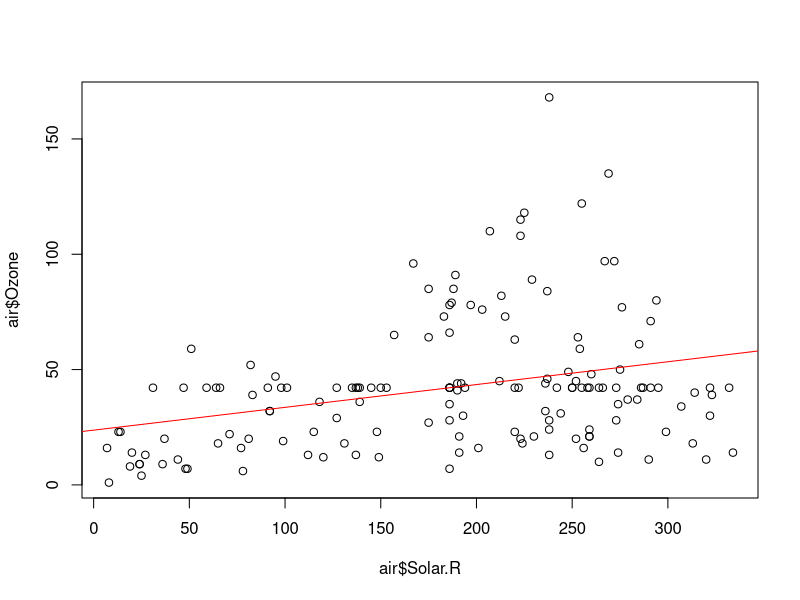
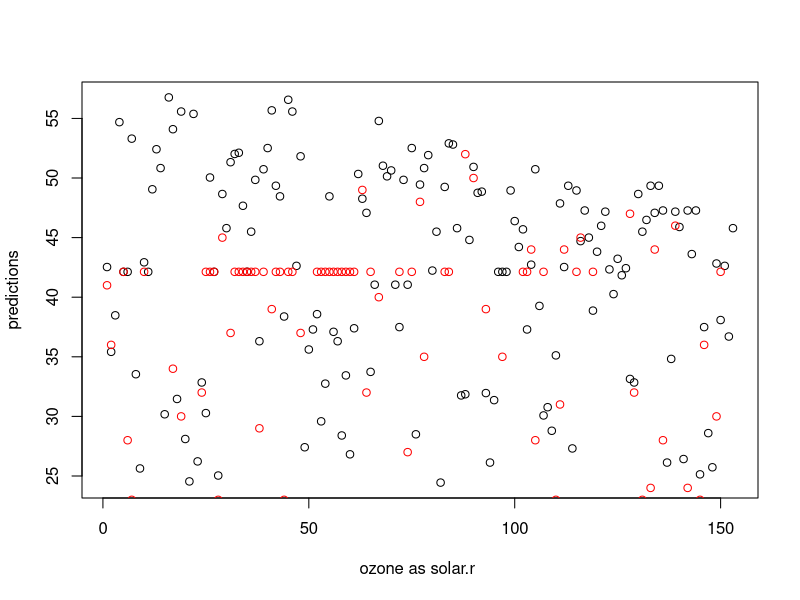
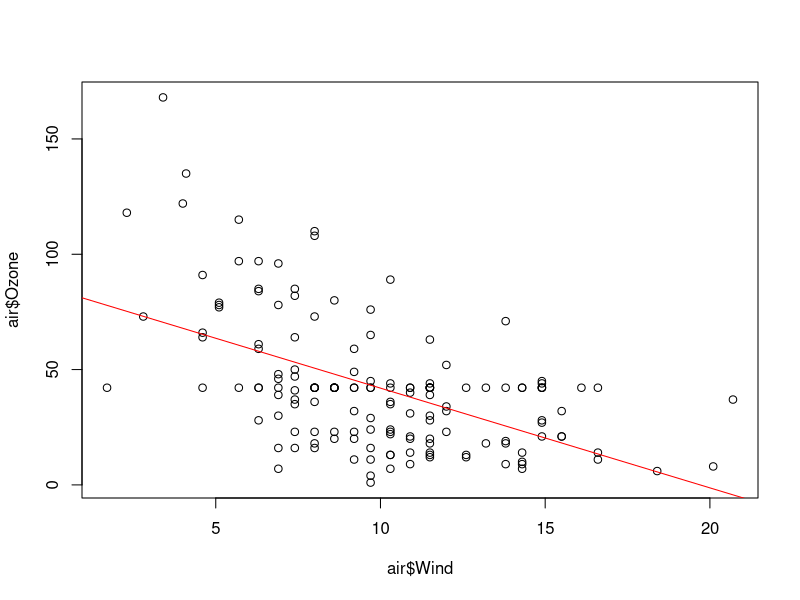
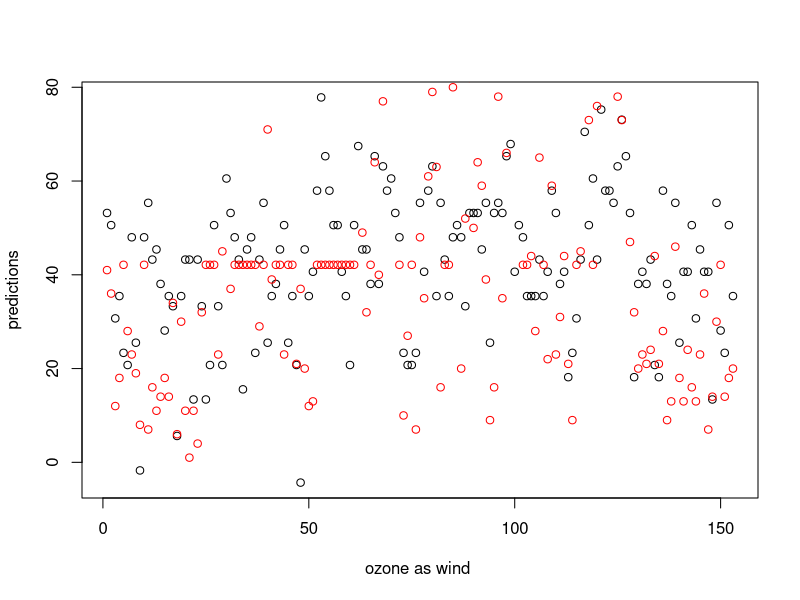
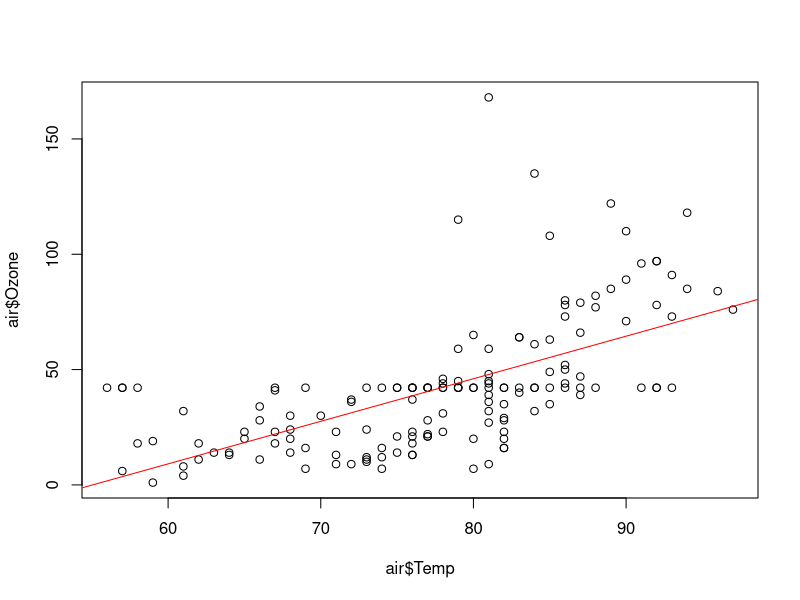
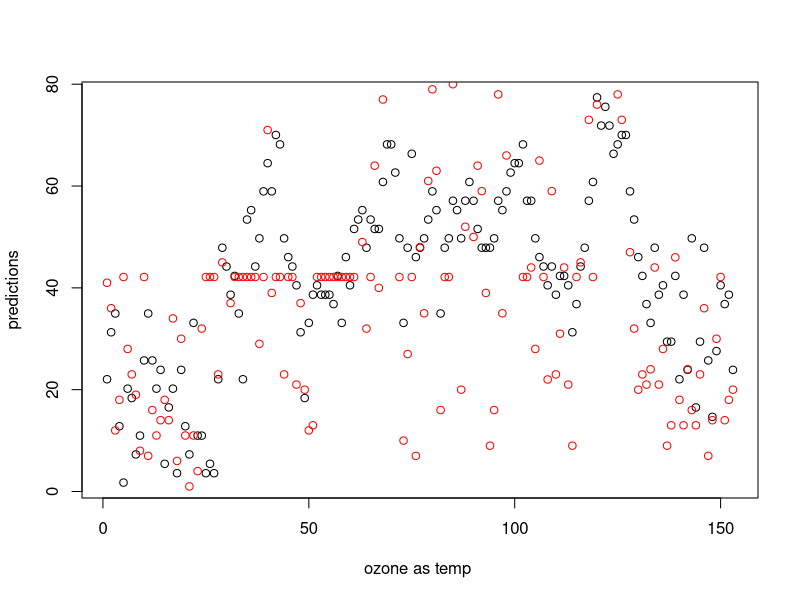
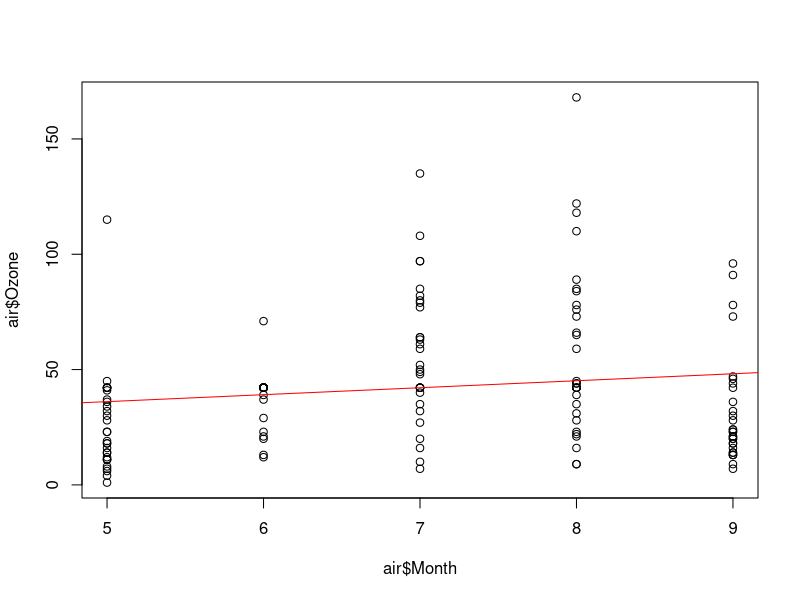
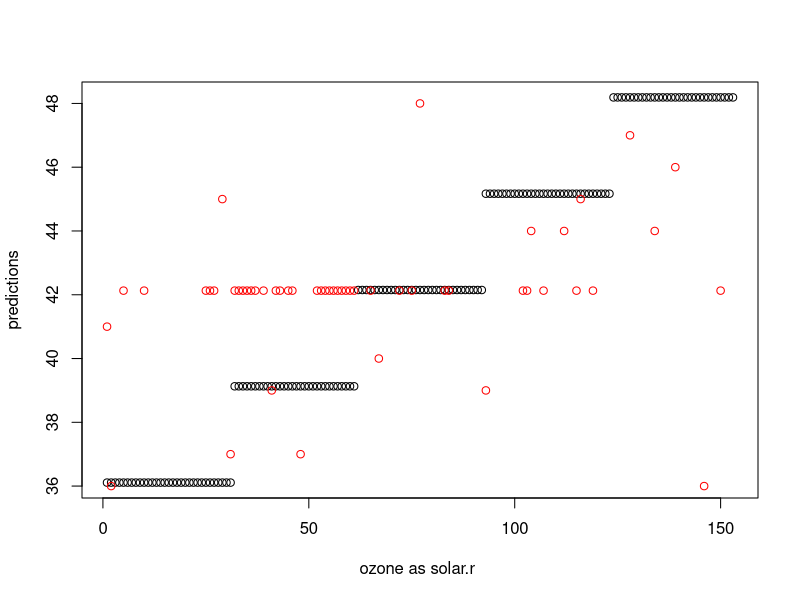

Write R code to recreate these figures, in order.

###part 1


air= airquality
head(air)

sumS=0

summary(air)

#ozone and solar.r have null values

air$Ozone[is.na(air$Ozone)]=mean(air$Ozone,na.rm=T)
air$Solar.R[is.na(air$Solar.R)]=mean(air$Solar.R,na.rm=T)
summary(air)

##
model=lm(air$Ozone~air$Solar.R)
print(model)
plot(air$Solar.R,air$Ozone)
abline(model,col="red")

predictions = predict(model,air)
plot(predictions,xlab = "ozone as solar.r ")
points(air$Ozone,col="red")

error=abs(predictions-air$Ozone)
squaredError=error*error
sumS[1]=sum(squaredError)

##
model=lm(air$Ozone~air$Wind)
print(model)
plot(air$Wind,air$Ozone)
abline(model,col="red")

predictions = predict(model,air)
plot(predictions,xlab = "ozone as wind ")
points(air$Ozone,col="red")

error=abs(predictions-air$Ozone)
squaredError=error*error
sumS[2]=sum(squaredError)

##
model=lm(air$Ozone~air$Temp)
print(model)
plot(air$Temp,air$Ozone)
abline(model,col="red")

predictions = predict(model,air)
plot(predictions,xlab = "ozone as temp ")
points(air$Ozone,col="red")

error=abs(predictions-air$Ozone)
squaredError=error*error
sumS[3]=sum(squaredError)

##
model=lm(air$Ozone~air$Month)
print(model)
plot(air$Month,air$Ozone)
abline(model,col="red")

predictions = predict(model,air)
plot(predictions,xlab = "ozone as solar.r ")
points(air$Ozone,col="red")

error=abs(predictions-air$Ozone)
squaredError=error*error
sumS[4]=sum(squaredError)

##
model=lm(air$Ozone~air$Day)
print(model)
plot(air$Day,air$Ozone)
abline(model,col="red")

predictions = predict(model,air)
plot(predictions,xlab = "ozone as solar.r ")
points(air$Ozone,col="red")

error=abs(predictions-air$Ozone)
squaredError=error*error
sumS[5]=sum(squaredError)

##
model=lm(air$Ozone~air$Solar.R+air$Wind)
print(model)

predictions = predict(model,air)
plot(predictions,xlab = "ozone as solar.r ")
points(air$Ozone,col="red")

error=abs(predictions-air$Ozone)
squaredError=error*error
sumS[6]=sum(squaredError)


##
model=lm(air$Ozone~air$Solar.R+air$Wind+air$Temp)
print(model)

predictions = predict(model,air)
plot(predictions,xlab = "ozone as solar.r ")
points(air$Ozone,col="red")

error=abs(predictions-air$Ozone)
squaredError=error*error
sumS[7]=sum(squaredError)

##
model=lm(air$Ozone~air$Solar.R+air$Wind+air$Temp+air$Month)
print(model)

predictions = predict(model,air)
plot(predictions,xlab = "ozone as solar.r ")
points(air$Ozone,col="red")

error=abs(predictions-air$Ozone)
squaredError=error*error
sumS[8]=sum(squaredError)

##
model=lm(air$Ozone~air$Solar.R+air$Wind+air$Temp+air$Month+air$Day)
print(model)

predictions = predict(model,air)
plot(predictions,xlab = "ozone as solar.r ")
points(air$Ozone,col="red")

error=abs(predictions-air$Ozone)
squaredError=error*error
sumS[9]=sum(squaredError)

####
plot(sumS, type = 'l')




#############part 2 

trsumS=0
tssumS=0
trMSE=0
tsMSE=0

for( i in 1:10 ){
  
  trsize=10*i
  trainingdata=head(air,trsize)
  model=lm(trainingdata$Ozone~trainingdata$Solar.R+trainingdata$Wind+trainingdata$Temp+trainingdata$Month+trainingdata$Day)
  predicted = predict(model,trainingdata)
  error=abs(predicted-trainingdata$Ozone)
  squaredError=error*error
  trsumS[i]=sum(squaredError)
  trMSE[i]=mean(squaredError)
  
  testdata=head(air,-trsize)
  predicted = predict(model,testdata)
  error=abs(predicted-testdata$Ozone)
  squaredError=error*error
  tssumS[i]=sum(squaredError)
  tsMSE[i]=mean(squaredError)
  
}

plot(trMSE, main = 'effect of size on training MSE(blue) and test MSE(red)')
lines(x = trMSE, y = NULL, type = 'l', col = 'blue')
plot(tsMSE, pch = 10, col = 'red')
lines(x = tsMSE, y = NULL, type = 'l', col = 'red')


plot(trsumS, main = 'effect of size of training and test error')
lines(x = trsumS, y = NULL, type = 'l', col = 'blue')
plot(tssumS, pch = 10, col = 'red')
lines(x = tssumS, y = NULL, type = 'l', col = 'red')



###part 3
MSE = 0
folds = cut(seq(1, nrow(air)), breaks = 10, labels = FALSE)

for (i in 1 : 10) {
  testIndices = which(folds == i, arr.ind = TRUE)
  testdata = air[testIndices,]
  trainingdata = air[-testIndices,]
  
  model=lm(trainingdata$Ozone~trainingdata$Solar.R+trainingdata$Wind+trainingdata$Temp+trainingdata$Month+trainingdata$Day)
  predicted = predict(model,testdata)
  error=abs(predicted-testdata$Ozone)
  squaredError=error*error
  MSE[i] = mean(squaredError)
}

plot(MSE)
lines(x = MSE, y = NULL, type = 'l', col = 'blue')
